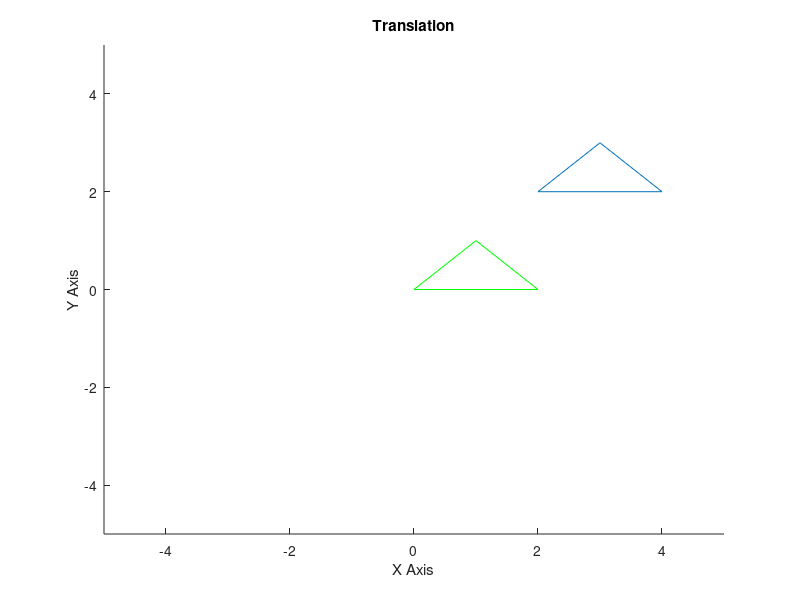
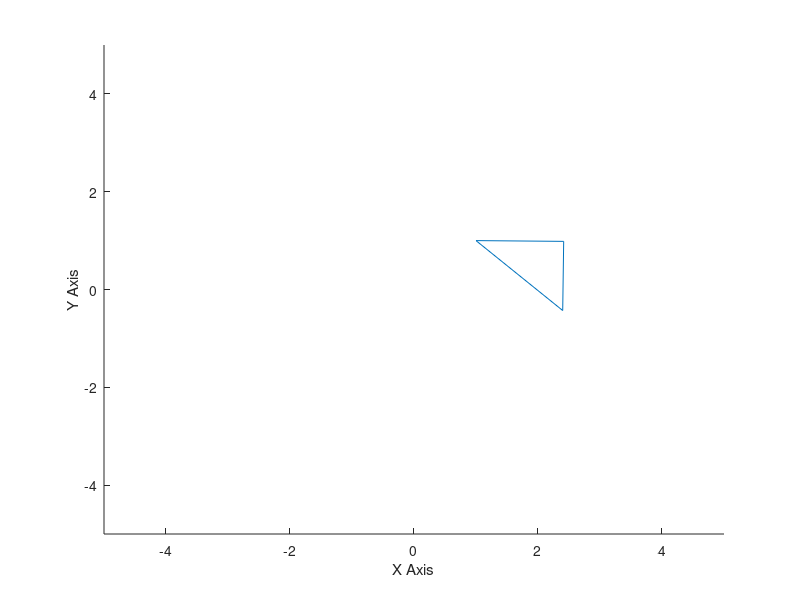
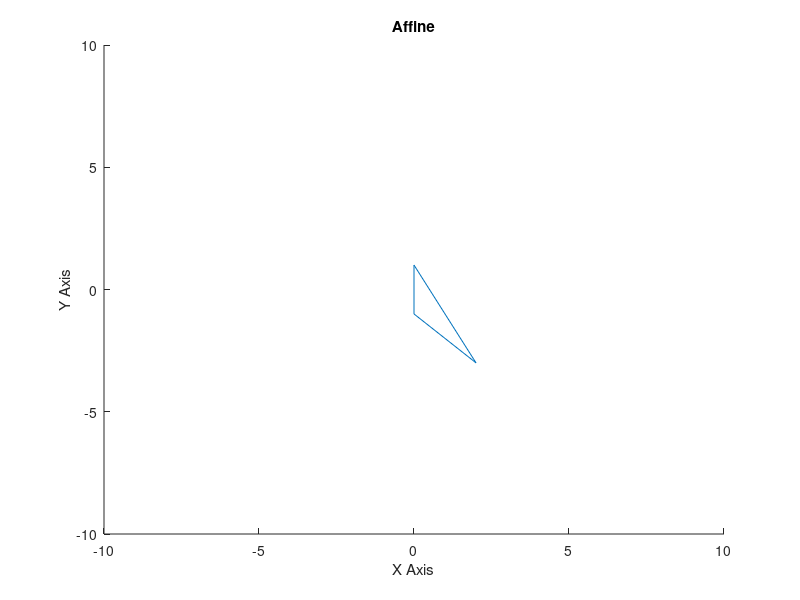
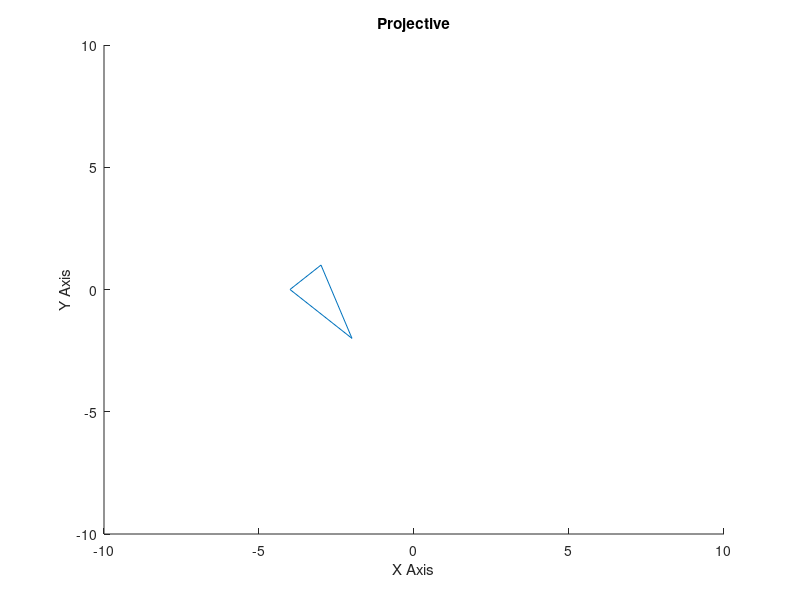

Reproduce these figures in MATLAB, in order.
clc;
clear all;
close all;

display('Answer-1')
display('Transformations For Equilateral Triangle')

x = [0,0];
y = [1,1];
z = [2,0];
figure(1)
axis([-5 5 -5 5])
line([x(1),y(1)],[x(2),y(2)],'color','green');
line([x(1),z(1)],[x(2),z(2)],'color','green');
line([y(1),z(1)],[y(2),z(2)],'color','green');
xlabel('X Axis')
ylabel('Y Axis')
title('Original Triangle')
w=1                            % To Transfer in Homogeneous Coordinates
x1=[x';w];
y1=[y';w];
z1=[z';w];
t=[1 0 2; 0 1 2; 0 0 1]        %Translation Matrix
x2=t*x1;
disp(x2)
y2=t*y1;
disp(y2)
z2=t*z1;
disp(z2)
axis([-5 5 -5 5])
line([x2(1),y2(1)],[x2(2),y2(2)])
line([x2(1),z2(1)],[x2(2),z2(2)])
 line([y2(1),z2(1)],[y2(2),z2(2)])
 xlabel('X Axis')
 ylabel('Y Axis')
 title('Translation') 
 
 %
 theta= 150
 R=[cos(theta) -sin(theta) 1;sin(theta) cos(theta) 1;0 0 1]  %Euclidean Matrix
 R1=R*x1;
 disp(R1)
 R2=R*y1;
 disp(R2)
 R3=R*z1;
 disp(R3)
 figure(3)
 axis([-5 5 -5 5])
 line([R1(1),R2(1)],[R1(2),R2(2)])
 line([R1(1),R3(1)],[R1(2),R3(2)])
 line([R2(1),R3(1)],[R2(2),R3(2)])
 xlabel('X Axis')
 ylabel('Y Axis')
 
  %affine
 A=[1 -1 0 ;-2 0 1;0 0 1]
 A1=A*x1;
 disp(A1)
 A2=A*y1;
 disp(A2)
 A3=A*z1;
 disp(A3)
 figure(5)
 line([A1(1),A2(1)],[A1(2),A2(2)])
 line([A1(1),A3(1)],[A1(2),A3(2)])
 line([A2(1),A3(1)],[A2(2),A3(2)])
 xlabel('X Axis')
 ylabel('Y Axis')
 title('Affine')
 axis([-10 10 -10 10])
 
 %  projective transformation
 H=[-1 0 -2;1 2 -2;0 1 1];
 H1=H*x1;
 disp(H1)
 H2=H*y1;
 disp(H2)
 H3=H*z1;
 disp(H3)
 figure(6)
 axis([-10 10 -10 10]) 
 line([H1(1),H2(1)],[H1(2),H2(2)])
 line([H1(1),H3(1)],[H1(2),H3(2)])
 line([H2(1),H3(1)],[H2(2),H3(2)])
 xlabel('X Axis')
 ylabel('Y Axis')
 title('Projective')
 
 